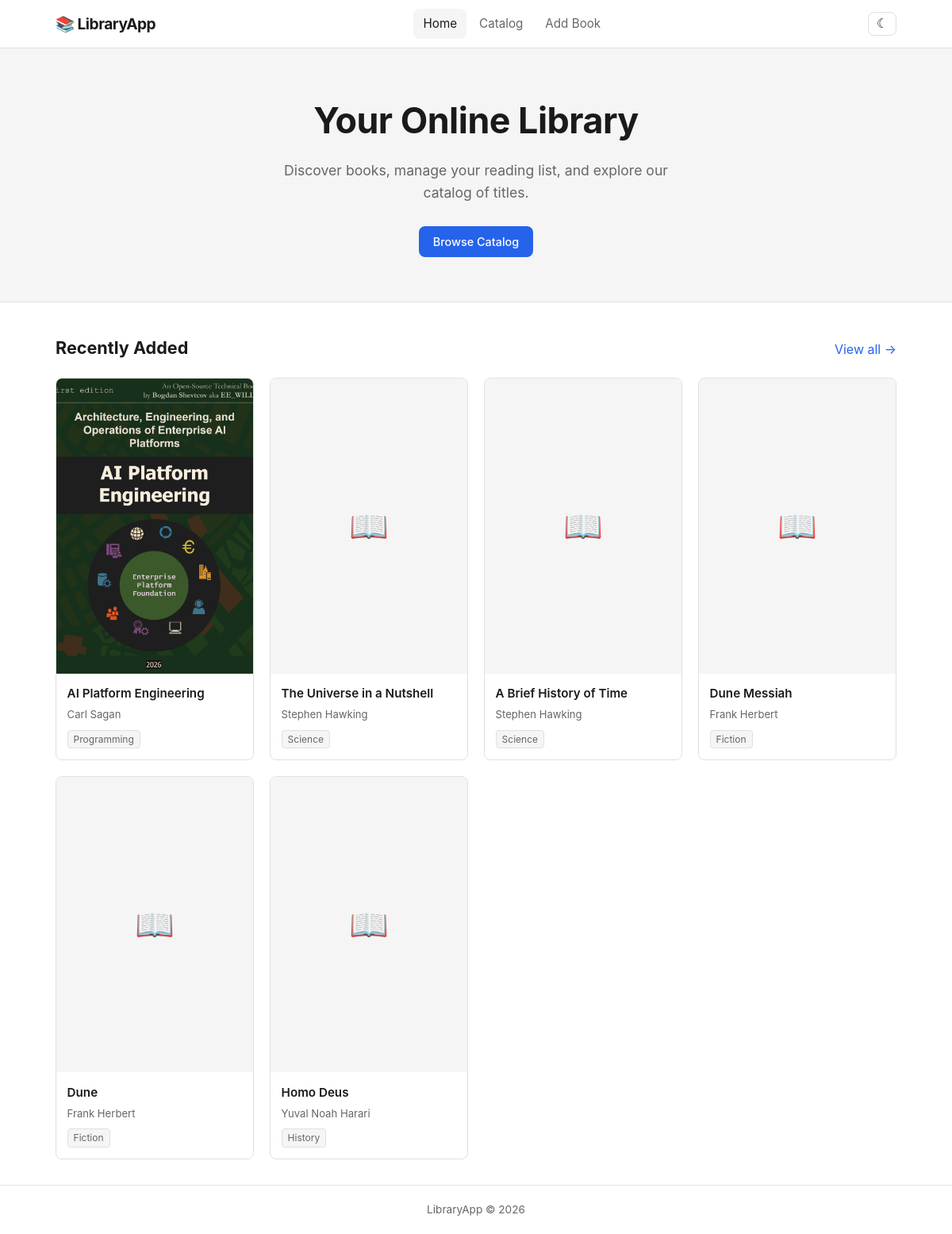
The page / on the database its author committed.
### library/models.py (models this page shows, shortened)
class Book(models.Model):
    title       = models.CharField(max_length=300)
    author      = models.ForeignKey(Author, on_delete=models.CASCADE, related_name='books')
    category    = models.ForeignKey(Category, on_delete=models.SET_NULL, null=True, blank=True)
    description = models.TextField(blank=True)
    cover       = models.ImageField(upload_to='covers/', blank=True, null=True)
    year        = models.PositiveIntegerField(null=True, blank=True)
    available   = models.BooleanField(default=True)
    created_at  = models.DateTimeField(auto_now_add=True)
    class Meta:
        ordering = ['-created_at']

class Author(models.Model):
    name = models.CharField(max_length=200)
    bio  = models.TextField(blank=True)
    class Meta:
        ordering = ['name']

class Category(models.Model):
    name = models.CharField(max_length=100)
    slug = models.SlugField(unique=True)
    class Meta:
        verbose_name_plural = 'categories'
        ordering = ['name']

### library/views.py (the view)
# urls.py: path('',                          views.index,       name='index'),
def index(request):
    books = Book.objects.select_related('author', 'category').order_by('-created_at')[:6]
    return render(request, 'library/index.html', {'books': books})

### templates/library/index.html (shortened to what this page needs)
{% extends "base.html" %}
{% load static %}
{% block content %}
<section class="hero">
  <div class="container">
    <h1>Your Online Library</h1>
    <p>Discover books, manage your reading list, and explore our catalog of titles.</p>
    <a href="{% url 'catalog' %}" class="btn btn-primary">Browse Catalog</a>
  </div>
</section>
<div class="container">
  <div class="section-head">
    <h2>Recently Added</h2>
    <a href="{% url 'catalog' %}">View all &rarr;</a>
  </div>
  {% if books %}
  <div class="books-grid">
    {% for book in books %}
    <a href="{% url 'book_detail' book.pk %}" class="book-card" style="text-decoration:none;color:inherit">
      <div class="book-card-cover">
        {% if book.cover %}
          <img src="{{ book.cover.url }}" alt="{{ book.title }}">
        {% else %}
          <div class="cover-placeholder">📖</div>
        {% endif %}
      </div>
      <div class="book-card-body">
        <h3>{{ book.title }}</h3>
        <p class="author">{{ book.author.name }}</p>
        {% if book.category %}
        <span class="category-tag">{{ book.category.name }}</span>
        {% endif %}
      </div>
    </a>
    {% endfor %}
  </div>
  {% else %}
  <div class="empty-state">
    <p>No books yet.</p>
    <a href="{% url 'book_create' %}" class="btn btn-primary">Add first book</a>
  </div>
  {% endif %}
</div>
{% endblock %}

### templates/base.html (shortened to what this page needs)
{% load static %}
<!DOCTYPE html>
<html lang="en">
<head>
  <link rel="stylesheet" href="{% static 'css/style.css' %}">
</head>
<body>
{% include "includes/header.html" %}
<main>
  {% block content %}{% endblock %}
</main>
{% include "includes/footer.html" %}
</body>
</html>

### templates/includes/header.html (shortened to what this page needs)
{% load static %}
<header>
  <div class="container header-inner">
    <a href="{% url 'index' %}" class="logo">📚 LibraryApp</a>
    <nav id="main-nav">
      <a href="{% url 'index' %}" {% if request.resolver_match.url_name == 'index' %}class="active"{% endif %}>Home</a>
      <a href="{% url 'catalog' %}" {% if request.resolver_match.url_name == 'catalog' %}class="active"{% endif %}>Catalog</a>
      <a href="{% url 'book_create' %}" {% if request.resolver_match.url_name == 'book_create' %}class="active"{% endif %}>Add Book</a>
    </nav>
    <div class="header-actions">
      <button class="btn-icon" id="theme-toggle" aria-label="Toggle theme" title="Toggle theme">☾</button>
    </div>
  </div>
</header>

### templates/includes/footer.html
<footer>
  <div class="container">
    <p>LibraryApp &copy; 2026</p>
  </div>
</footer>

### static/css/style.css (style rules this page uses)
:root { --bg: #ffffff; --bg-alt: #f5f5f5; --text: #1a1a1a; --text-sub: #666666; --accent: #2563eb; --accent-h: #1d4ed8; --border: #e0e0e0; --card-bg: #ffffff; --shadow: 0 2px 8px rgba(0,0,0,.08); --shadow-h: 0 4px 16px rgba(0,0,0,.14); --radius: 8px; --max-w: 1100px; }
*, *::before, *::after { box-sizing: border-box; margin: 0; padding: 0; }
html { scroll-behavior: smooth; }
body { font-family: -apple-system, BlinkMacSystemFont, 'Segoe UI', sans-serif; background: var(--bg); color: var(--text); line-height: 1.6; min-height: 100vh; display: flex; flex-direction: column; transition: background .25s, color .25s; }
a { color: var(--accent); text-decoration: none; }
img { max-width: 100%; display: block; }
main { flex: 1; }
.container { max-width: var(--max-w); margin: 0 auto; padding: 0 1.25rem; }
header { background: var(--bg); border-bottom: 1px solid var(--border); position: sticky; top: 0; z-index: 100; }
.header-inner { display: flex; align-items: center; justify-content: space-between; height: 60px; }
.logo { font-size: 1.2rem; font-weight: 700; color: var(--text); letter-spacing: -.5px; }
nav { display: flex; align-items: center; gap: .25rem; }
nav a { color: var(--text-sub); font-size: .95rem; padding: .4rem .75rem; border-radius: var(--radius); transition: background .15s, color .15s; }
nav a:hover, nav a.active { background: var(--bg-alt); color: var(--text); }
.header-actions { display: flex; align-items: center; gap: .5rem; }
.btn { display: inline-flex; align-items: center; gap: .4rem; padding: .5rem 1.1rem; border-radius: var(--radius); font-size: .9rem; font-weight: 500; cursor: pointer; border: none; transition: background .15s, opacity .15s; text-decoration: none; }
.btn-primary { background: var(--accent); color: #fff; }
.btn-icon { background: none; border: 1px solid var(--border); color: var(--text); padding: .4rem .6rem; border-radius: var(--radius); cursor: pointer; font-size: 1rem; line-height: 1; transition: background .15s; }
.hero { background: var(--bg-alt); border-bottom: 1px solid var(--border); padding: 3.5rem 0; text-align: center; }
.hero h1 { font-size: clamp(1.8rem, 4vw, 2.8rem); font-weight: 700; margin-bottom: .75rem; letter-spacing: -.5px; }
.hero p { font-size: 1.1rem; color: var(--text-sub); max-width: 520px; margin: 0 auto 1.75rem; }
.section-head { display: flex; align-items: baseline; justify-content: space-between; margin: 2.5rem 0 1.25rem; }
.section-head h2 { font-size: 1.35rem; font-weight: 700; }
.books-grid { display: grid; grid-template-columns: repeat(auto-fill, minmax(200px, 1fr)); gap: 1.25rem; margin-bottom: 2rem; }
.book-card { background: var(--card-bg); border: 1px solid var(--border); border-radius: var(--radius); overflow: hidden; transition: box-shadow .2s, transform .2s; }
.book-card-cover { aspect-ratio: 2/3; overflow: hidden; background: var(--bg-alt); }
.book-card-cover img { width: 100%; height: 100%; object-fit: cover; }
.cover-placeholder { width: 100%; height: 100%; display: flex; align-items: center; justify-content: center; font-size: 2.5rem; color: var(--border); }
.book-card-body { padding: .85rem; }
.book-card-body h3 { font-size: .95rem; font-weight: 600; margin-bottom: .25rem; overflow: hidden; display: -webkit-box; -webkit-line-clamp: 2; -webkit-box-orient: vertical; }
.book-card-body .author { font-size: .82rem; color: var(--text-sub); margin-bottom: .4rem; }
.book-card-body .category-tag { display: inline-block; font-size: .75rem; background: var(--bg-alt); color: var(--text-sub); border-radius: 4px; padding: 1px 7px; border: 1px solid var(--border); }
footer { border-top: 1px solid var(--border); padding: 1.25rem 0; font-size: .85rem; color: var(--text-sub); text-align: center; }

### rows shown on the page
Book: cover (picture), title "AI Platform Engineering", author.name "Carl Sagan", category.name "Programming"
Book: title "The Universe in a Nutshell", author.name "Stephen Hawking", category.name "Science"
Book: title "A Brief History of Time", author.name "Stephen Hawking", category.name "Science"
Book: title "Dune Messiah", author.name "Frank Herbert", category.name "Fiction"
Book: title "Dune", author.name "Frank Herbert", category.name "Fiction"
Book: title "Homo Deus", author.name "Yuval Noah Harari", category.name "History"
